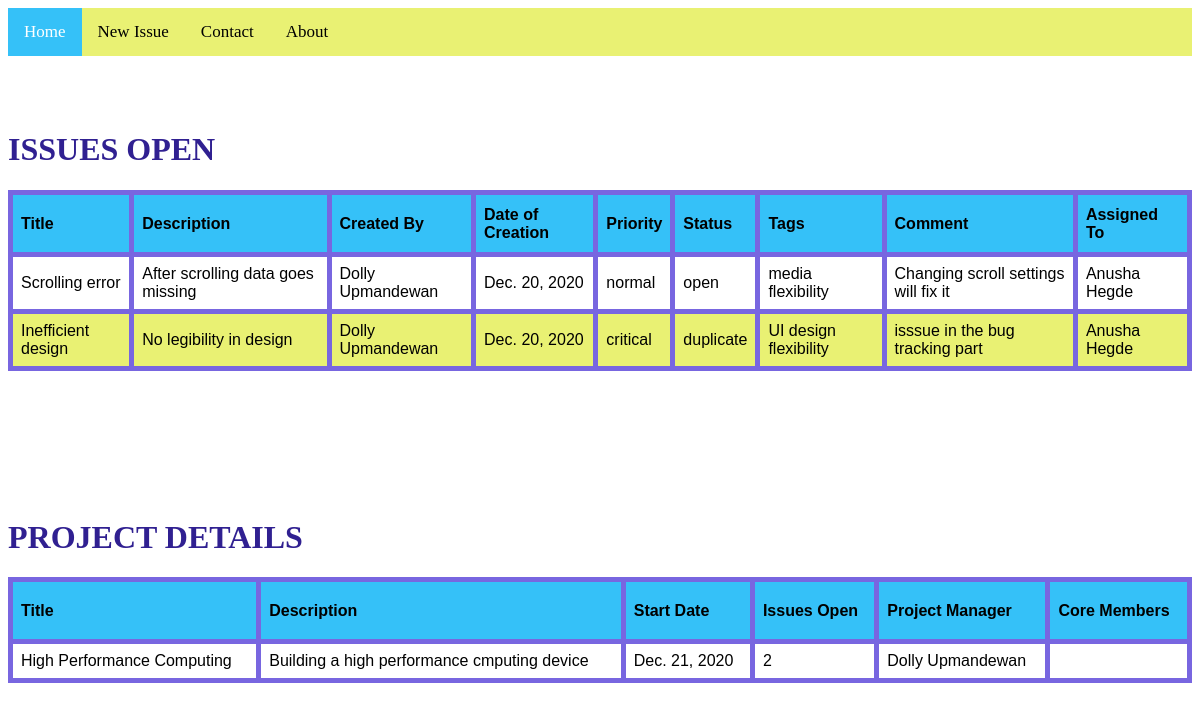
Page /issue/4/ (signed in) on the committed database.
### main/models.py (models this page shows, shortened)
class Issue(models.Model):
    title = models.CharField(max_length=30)
    desc = models.CharField(max_length=300)
    creator = models.ForeignKey(User, to_field='id', on_delete=models.SET_DEFAULT, default = 1, related_name='creator') #default must point to anonymous user
    assignee = models.ForeignKey(User, to_field='id', on_delete=models.SET_DEFAULT, default = 1, related_name='assignee') #default must point to admin/project manager
    opened = models.DateField(default=datetime.date.today())
    priority = models.CharField(max_length=30, choices=priority, default='low')
    status = models.CharField(max_length=30, choices=status, default='open')
    comment = models.CharField(max_length=250)
    tags = models.ManyToManyField(Tag)
    closed = models.DateField(null = True, blank = True)
    project = models.ForeignKey(Project, on_delete=models.CASCADE)
    thread = models.ForeignKey('self', related_name='child', to_field='id', on_delete=models.CASCADE, null = True, blank = True)

class Tag(models.Model):
    name = models.CharField(max_length=30)

class Project(models.Model):
    name = models.CharField(max_length=50)
    desc = models.CharField(max_length=250)
    start = models.DateField(default=datetime.date.today())
    end = models.DateField(null = True, blank = True)
    issues_open = models.IntegerField(null=False, blank=False, default=0)
    total_issues = models.IntegerField(null=False, blank=False, default=0)
    issues_closed = models.IntegerField(null=False, blank=False, default=0)
    project_manager = models.ForeignKey(User, to_field='id', on_delete=models.CASCADE)

### main/decorators.py (the view)
        def wrapper(request, *args, **kwargs):
            flag = False
            if request.user.groups.exists():
                group = list(request.user.groups.values_list('name',flat = True))
                for i in group:
                    if i in allowed_roles:
                        flag = True
                        break
            if flag:
                return view_func(request, *args, **kwargs)
            else:
                return HttpResponse("You aren't allowed to view this page")

### main/views.py (called while the page is built)
@login_required(login_url='main:loginpage')
@allowed_users(allowed_roles=['Developer', 'Project Manager'])
def issue(request, project_id):
    return render(request, 'main/issue.html', context={'projects': Project.objects.all(), 'pro_mem': ProjectMember.objects.all(), 'issues': Issue.objects.all(), 'project_id': project_id, 'users': User.objects.all()})

### main/templates/main/issue.html (shortened to what this page needs)
<div class="topnav">
    <a class="active" href="{% url 'main:issues' %}">Home</a>
    <a href="{% url 'main:add_issues' %}">New Issue</a>
    <a href="#contact">Contact</a>
    <a href="#about">About</a>
</div>
<h1>ISSUES OPEN</h1>
<div class="table-scroll">
    <table>
        <thead class="thead-row">
            <tr>
                <th>
                    <div class="dropdown">
                        <span>Title</span>
                    </div>
                </th>
                <th>
                    <div class="dropdown">
                        <span>Description</span>
                    </div>
                </th>
                <th>
                    <div class="dropdown">
                        <span>Created By</span>
                    </div>
                </th>
                <th>
                    <div class="dropdown">
                        <span>Date of Creation</span>
                    </div>
                </th>
                <th>
                    <div class="dropdown">
                        <span>Priority</span>
                    </div>
                </th>
                <th>
                    <div class="dropdown">
                        <span>Status</span>
                    </div>
                </th>
                <th>
                    <div class="dropdown">
                        <span>Tags</span>
                    </div>
                </th>
                <th>
                    <div class="dropdown">
                        <span>Comment</span>
                    </div>
                </th>
                <th>
                    <div class="dropdown">
                        <span>Assigned To</span>
                    </div>
                </th>
            </tr>
        </thead>
        <tbody>
            {% for i in issues.all %}
            {% if project_id == i.project.id %}
            <tr>
                <td>{{i.title}}</td>
                <td>{{i.desc}}</td>
                <td>{{i.creator.first_name}} {{i.creator.last_name}}</td>
                <td>{{i.opened}}</td>
                <td>{{i.priority}}</td>
                <td>{{i.status}}</td>
                <td>
                    {% for j in i.tags.all %}
                    {{j.name}}
                    {% endfor %}
                </td>
                <td>{{i.comment}}</td>
                <td>{{i.assignee.first_name}} {{i.assignee.last_name}}</td>
            </tr>
            {% endif %}
            {% endfor %}
        </tbody>
    </table>
</div>
<h1>PROJECT DETAILS</h1>
<div class="table-scroll">
    <table>
        <thead class="thead-row">
            <tr>
                <th>
                    <div class="dropdown">
                        <span>Title</span>
                    </div>
                </th>
                <th>
                    <span>Description</span>
                </th>
                <th>
                    <span>Start Date</span>
                </th>
                <th>
                    <span>Issues Open</span>
                </th>
                <th>
                    <div class="dropdown">
                        <span>Project Manager</span>
                    </div>
                </th>
                <th>
                    <span>Core Members</span>
</div>
<tbody style="height: fit-content;">
    {% for i in projects.all %}
    {% if i.id == project_id %}
    <tr>
        <td>{{i.name}}</td>
        <td>{{i.desc}}</td>
        <td>{{i.start}}</td>
        <td>{{i.issues_open}}</td>
        <td>{{i.project_manager.first_name}} {{i.project_manager.last_name}} </td>
        <td>
            {% for j in pro_mem.all %}
            <br>
            {% endfor %}
        </td>
    </tr>
    {% endif %}
    {% endfor %}
</tbody>

### main/templates/main/issue.html (style rules this page uses)
table { font-family: arial, sans-serif; border-collapse: collapse; width: 100%; }
.topnav { overflow: hidden; background-color: #e9f173; }
.topnav a { float: left; color: black; text-align: center; padding: 14px 16px; text-decoration: none; font-size: 17px; }
.topnav a.active { background-color: #35c1f8; color: white; }
thead { background-color: #35c1f8; height: 7ch; }
td, th { border: 5px solid #7866e0; text-align: left; padding: 8px; }
tr:nth-child(even) { background-color: #e9f173; }
.dropdown { position: relative; display: inline-block; }
h1 { color: #302091; }

### rows in the picture
Issue: title "Scrolling error", desc "After scrolling data goes missing", creator.first_name "Dolly", creator.last_name "Upmandewan", opened "Dec. 20, 2020", priority "normal", status "open", comment "Changing scroll settings will fix it", assignee.first_name "Anusha", assignee.last_name "Hegde"
Tag: name "media"
Tag: name "flexibility"
Issue: title "Inefficient design", desc "No legibility in design", creator.first_name "Dolly", creator.last_name "Upmandewan", opened "Dec. 20, 2020", priority "critical", status "duplicate", comment "isssue in the bug tracking part", assignee.first_name "Anusha", assignee.last_name "Hegde"
Tag: name "UI design"
Project: name "High Performance Computing", desc "Building a high performance cmputing device", start "Dec. 21, 2020", issues_open "2", project_manager.first_name "Dolly", project_manager.last_name "Upmandewan"
